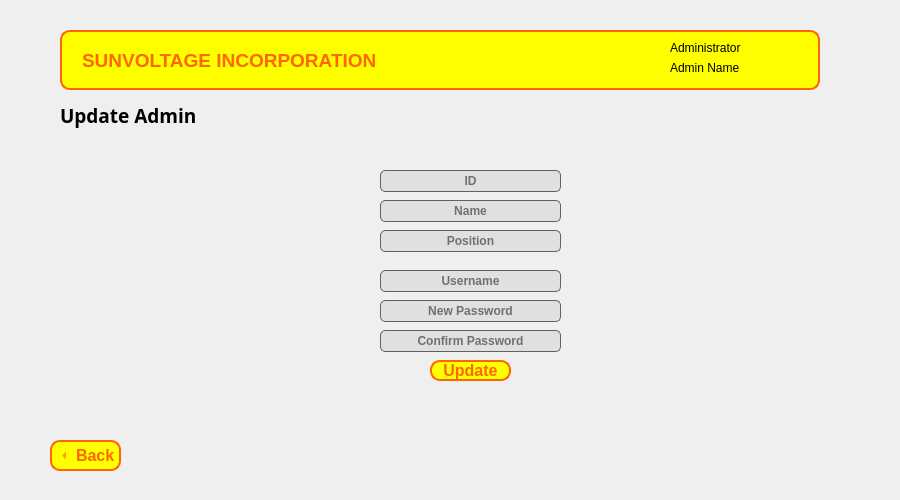
<?xml version="1.0" encoding="UTF-8"?>
<ui version="4.0">
 <class>Form</class>
 <widget class="QWidget" name="Form">
  <property name="geometry">
   <rect>
    <x>0</x>
    <y>0</y>
    <width>900</width>
    <height>500</height>
   </rect>
  </property>
  <property name="windowTitle">
   <string>Form</string>
  </property>
  <widget class="QLineEdit" name="admin_name_input">
   <property name="geometry">
    <rect>
     <x>380</x>
     <y>200</y>
     <width>181</width>
     <height>22</height>
    </rect>
   </property>
   <property name="font">
    <font>
     <bold>true</bold>
    </font>
   </property>
   <property name="styleSheet">
    <string notr="true">QLineEdit {
	border: 1px solid #616161;
	background-color: #E0E0E0;
	border-radius: 5px;
}

QLineEdit::placeholder {
    color: #a9a9a9;
}

QLineEdit:focus {
    border: 2px solid #ff6600;
}
</string>
   </property>
   <property name="text">
    <string/>
   </property>
   <property name="alignment">
    <set>Qt::AlignCenter</set>
   </property>
   <property name="placeholderText">
    <string>Name</string>
   </property>
  </widget>
  <widget class="QLineEdit" name="admin_position_input">
   <property name="geometry">
    <rect>
     <x>380</x>
     <y>230</y>
     <width>181</width>
     <height>22</height>
    </rect>
   </property>
   <property name="font">
    <font>
     <bold>true</bold>
    </font>
   </property>
   <property name="styleSheet">
    <string notr="true">QLineEdit {
	border: 1px solid #616161;
	background-color: #E0E0E0;
	border-radius: 5px;
}

QLineEdit::placeholder {
    color: #a9a9a9;
}

QLineEdit:focus {
    border: 2px solid #ff6600;
}
</string>
   </property>
   <property name="alignment">
    <set>Qt::AlignCenter</set>
   </property>
   <property name="placeholderText">
    <string>Position</string>
   </property>
  </widget>
  <widget class="QLineEdit" name="admin_confirmpassword_input">
   <property name="geometry">
    <rect>
     <x>380</x>
     <y>330</y>
     <width>181</width>
     <height>22</height>
    </rect>
   </property>
   <property name="font">
    <font>
     <bold>true</bold>
    </font>
   </property>
   <property name="styleSheet">
    <string notr="true">QLineEdit {
	border: 1px solid #616161;
	background-color: #E0E0E0;
	border-radius: 5px;
}

QLineEdit::placeholder {
    color: #a9a9a9;
}

QLineEdit:focus {
    border: 2px solid #ff6600;
}
</string>
   </property>
   <property name="echoMode">
    <enum>QLineEdit::Password</enum>
   </property>
   <property name="alignment">
    <set>Qt::AlignCenter</set>
   </property>
   <property name="placeholderText">
    <string>Confirm Password</string>
   </property>
  </widget>
  <widget class="QLabel" name="alert_new_admin">
   <property name="geometry">
    <rect>
     <x>400</x>
     <y>390</y>
     <width>141</width>
     <height>16</height>
    </rect>
   </property>
   <property name="text">
    <string/>
   </property>
  </widget>
  <widget class="QLineEdit" name="admin_ID_input">
   <property name="geometry">
    <rect>
     <x>380</x>
     <y>170</y>
     <width>181</width>
     <height>22</height>
    </rect>
   </property>
   <property name="font">
    <font>
     <bold>true</bold>
    </font>
   </property>
   <property name="styleSheet">
    <string notr="true">QLineEdit {
	border: 1px solid #616161;
	background-color: #E0E0E0;
	border-radius: 5px;
}

QLineEdit::placeholder {
    color: #a9a9a9;
}


QLineEdit:focus {
    border: 2px solid #ff6600;
}
</string>
   </property>
   <property name="text">
    <string/>
   </property>
   <property name="alignment">
    <set>Qt::AlignCenter</set>
   </property>
   <property name="placeholderText">
    <string>ID</string>
   </property>
  </widget>
  <widget class="QLineEdit" name="admin_newpassword_input">
   <property name="geometry">
    <rect>
     <x>380</x>
     <y>300</y>
     <width>181</width>
     <height>22</height>
    </rect>
   </property>
   <property name="font">
    <font>
     <bold>true</bold>
    </font>
   </property>
   <property name="styleSheet">
    <string notr="true">QLineEdit {
	border: 1px solid #616161;
	background-color: #E0E0E0;
	border-radius: 5px;
}

QLineEdit::placeholder {
    color: #a9a9a9;
}

QLineEdit:focus {
    border: 2px solid #ff6600;
}
</string>
   </property>
   <property name="text">
    <string/>
   </property>
   <property name="echoMode">
    <enum>QLineEdit::Password</enum>
   </property>
   <property name="alignment">
    <set>Qt::AlignCenter</set>
   </property>
   <property name="placeholderText">
    <string>New Password</string>
   </property>
  </widget>
  <widget class="QLabel" name="adminNamelbl">
   <property name="geometry">
    <rect>
     <x>670</x>
     <y>60</y>
     <width>131</width>
     <height>16</height>
    </rect>
   </property>
   <property name="text">
    <string>Admin Name</string>
   </property>
  </widget>
  <widget class="QToolButton" name="backButton">
   <property name="geometry">
    <rect>
     <x>50</x>
     <y>440</y>
     <width>71</width>
     <height>31</height>
    </rect>
   </property>
   <property name="font">
    <font>
     <pointsize>12</pointsize>
     <bold>true</bold>
    </font>
   </property>
   <property name="styleSheet">
    <string notr="true">QToolButton {
				color: rgb(255, 102, 0);
                background-color: rgb(255, 255, 0);
                border-color: rgb(255, 102, 0);
                border: 2px solid #ff6600;
                border-radius: 10px;
            }
            QToolButton:hover, QToolButton:pressed {
                background-color: rgb(255, 183, 0);
            }</string>
   </property>
   <property name="text">
    <string>Back</string>
   </property>
   <property name="iconSize">
    <size>
     <width>20</width>
     <height>20</height>
    </size>
   </property>
   <property name="checkable">
    <bool>true</bool>
   </property>
   <property name="checked">
    <bool>false</bool>
   </property>
   <property name="toolButtonStyle">
    <enum>Qt::ToolButtonTextBesideIcon</enum>
   </property>
   <property name="arrowType">
    <enum>Qt::LeftArrow</enum>
   </property>
  </widget>
  <widget class="QPushButton" name="update_admin_button">
   <property name="geometry">
    <rect>
     <x>430</x>
     <y>360</y>
     <width>81</width>
     <height>21</height>
    </rect>
   </property>
   <property name="font">
    <font>
     <pointsize>12</pointsize>
     <bold>true</bold>
    </font>
   </property>
   <property name="styleSheet">
    <string notr="true">QPushButton {
				color: rgb(255, 102, 0);
                background-color: rgb(255, 255, 0);
                border-color: rgb(255, 102, 0);
                border: 2px solid #ff6600;
                border-radius: 10px;
            }
            QPushButton:hover, QPushButton:pressed {
                background-color: rgb(255, 183, 0);
            }</string>
   </property>
   <property name="text">
    <string>Update</string>
   </property>
   <property name="checkable">
    <bool>true</bool>
   </property>
  </widget>
  <widget class="QLabel" name="label_2">
   <property name="geometry">
    <rect>
     <x>60</x>
     <y>100</y>
     <width>151</width>
     <height>31</height>
    </rect>
   </property>
   <property name="font">
    <font>
     <family>Segoe UI Black</family>
     <pointsize>14</pointsize>
     <bold>true</bold>
    </font>
   </property>
   <property name="text">
    <string>Update Admin</string>
   </property>
  </widget>
  <widget class="QLabel" name="Header">
   <property name="geometry">
    <rect>
     <x>60</x>
     <y>30</y>
     <width>760</width>
     <height>60</height>
    </rect>
   </property>
   <property name="font">
    <font>
     <pointsize>14</pointsize>
     <bold>true</bold>
    </font>
   </property>
   <property name="styleSheet">
    <string notr="true">color: rgb(255, 102, 0);
background-color: rgb(255, 255, 0);
border-color: rgb(255, 102, 0);
border: 2px solid #ff6600; 
border-radius: 10px;
</string>
   </property>
   <property name="text">
    <string>SUNVOLTAGE INCORPORATION</string>
   </property>
   <property name="textFormat">
    <enum>Qt::AutoText</enum>
   </property>
   <property name="scaledContents">
    <bool>false</bool>
   </property>
   <property name="margin">
    <number>0</number>
   </property>
   <property name="indent">
    <number>20</number>
   </property>
  </widget>
  <widget class="QLabel" name="label">
   <property name="geometry">
    <rect>
     <x>670</x>
     <y>40</y>
     <width>81</width>
     <height>16</height>
    </rect>
   </property>
   <property name="text">
    <string>Administrator</string>
   </property>
  </widget>
  <widget class="QLineEdit" name="admin_username_input">
   <property name="geometry">
    <rect>
     <x>380</x>
     <y>270</y>
     <width>181</width>
     <height>22</height>
    </rect>
   </property>
   <property name="font">
    <font>
     <bold>true</bold>
    </font>
   </property>
   <property name="styleSheet">
    <string notr="true">QLineEdit {
	border: 1px solid #616161;
	background-color: #E0E0E0;
	border-radius: 5px;
}

QLineEdit::placeholder {
    color: #a9a9a9;
}

QLineEdit:focus {
    border: 2px solid #ff6600;
}
</string>
   </property>
   <property name="alignment">
    <set>Qt::AlignCenter</set>
   </property>
   <property name="placeholderText">
    <string>Username</string>
   </property>
  </widget>
  <zorder>Header</zorder>
  <zorder>admin_name_input</zorder>
  <zorder>admin_position_input</zorder>
  <zorder>admin_confirmpassword_input</zorder>
  <zorder>alert_new_admin</zorder>
  <zorder>admin_ID_input</zorder>
  <zorder>admin_newpassword_input</zorder>
  <zorder>adminNamelbl</zorder>
  <zorder>backButton</zorder>
  <zorder>update_admin_button</zorder>
  <zorder>label_2</zorder>
  <zorder>label</zorder>
  <zorder>admin_username_input</zorder>
 </widget>
 <tabstops>
  <tabstop>admin_ID_input</tabstop>
  <tabstop>admin_name_input</tabstop>
  <tabstop>admin_position_input</tabstop>
  <tabstop>admin_username_input</tabstop>
  <tabstop>admin_newpassword_input</tabstop>
  <tabstop>admin_confirmpassword_input</tabstop>
  <tabstop>update_admin_button</tabstop>
  <tabstop>backButton</tabstop>
 </tabstops>
 <resources/>
 <connections/>
</ui>
